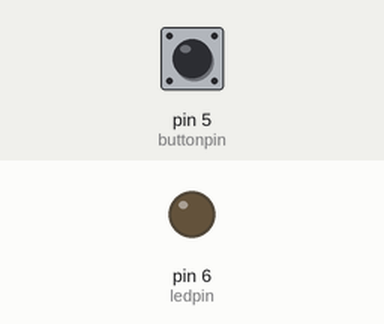
This sketch was run on a simulated Arduino Uno, built with avr-gcc and run on an emulated ATmega328P. On the bench: output pins drawn as LEDs (lit = HIGH). The test bench sets the inputs (shaded band); at power-on: pin 5 (buttonpin) LOW.

Above: at 1.2 s.
1.3 s: pin 5 (buttonpin) pulled HIGH for 0.15 s
At 1.37 s:
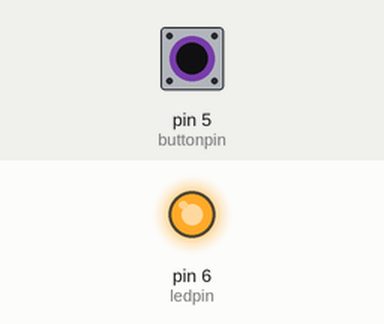
2.9 s: pin 5 (buttonpin) pulled HIGH for 3.2 s
At 7.4 s:
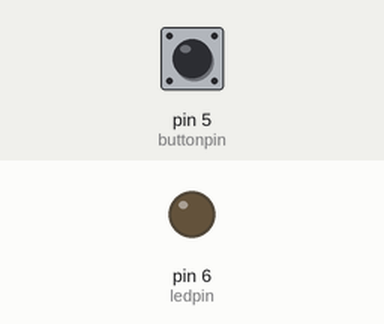
Timing chart, 0 to 8.9 s (numbered marks = the images above; inputs shaded):
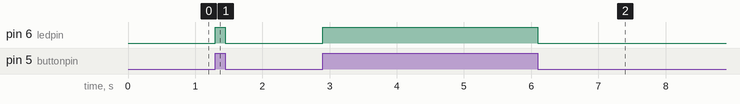

Measured:
- after the input at 1.3 s, pin 6 (ledpin): LOW → HIGH at once, → LOW 0.15 s later
- after the input at 2.9 s, pin 6 (ledpin): LOW → HIGH at once, → LOW 3.2 s later

The sketch:

ledButton.ino
```cpp
int buttonpin=5;
int ledpin=6;

void setup(){
  pinMode(buttonpin,INPUT);
  pinMode(ledpin,OUTPUT);
}
int buttonstate=0;

void loop(){
  buttonstate=digitalRead(buttonpin);
  if (buttonstate==HIGH){
    digitalWrite(ledpin,HIGH);
  }
  else{
    digitalWrite(ledpin,LOW);
  }
}
```
